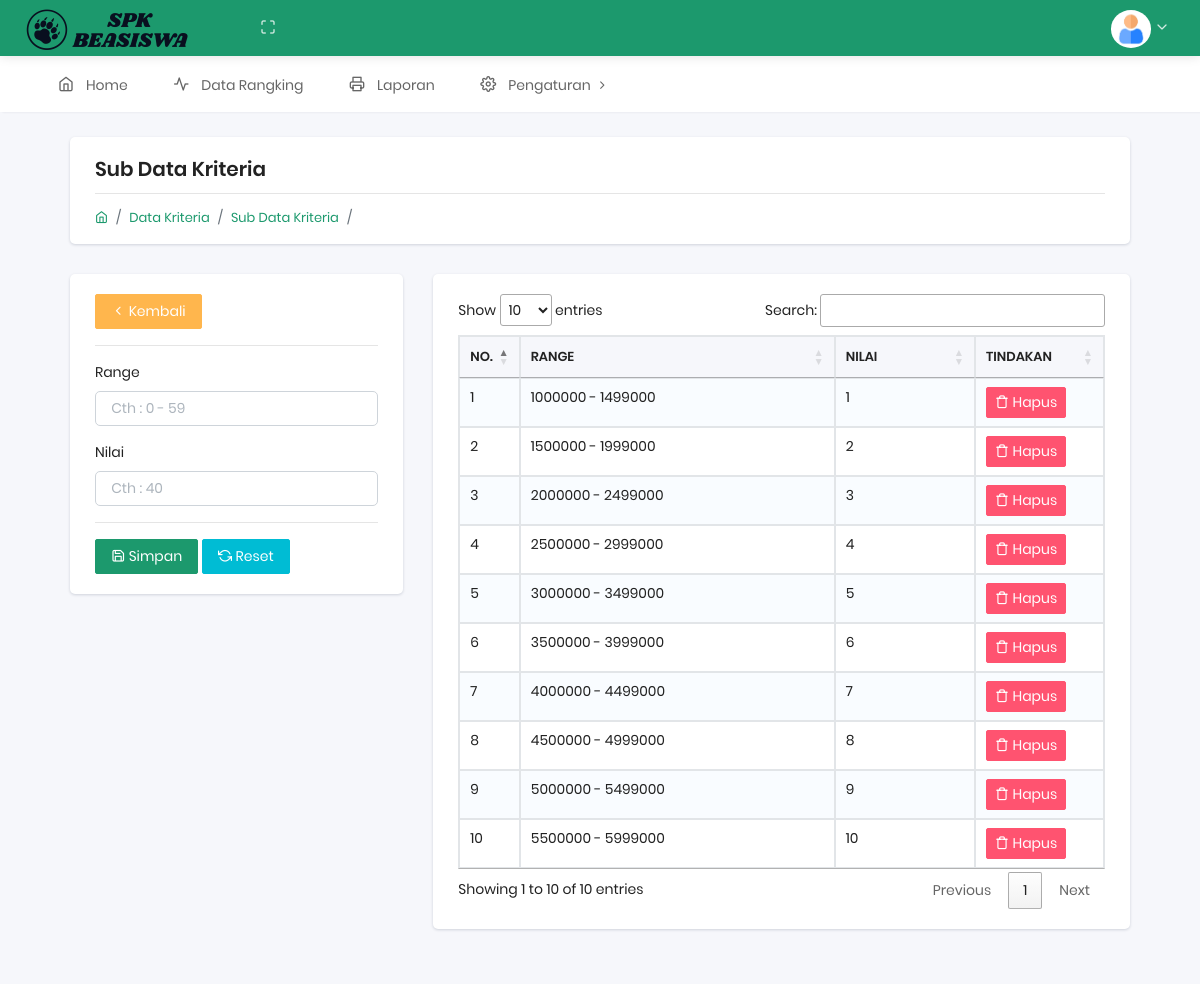
Screenshot of /sub_kriteria.php?id=1 with the database file from the repository.
### tables this page shows
CREATE TABLE `tbl_sub_kriteria` (
  `id_sub_kriteria` int(11) NOT NULL,
  `id_kriteria` int(11) NOT NULL,
  `range_n` varchar(30) NOT NULL,
  `kategori` varchar(30) NOT NULL,
  `nilai` double NOT NULL
);

### config/class.php (called while the page is built, shortened)
<?php
$mysqli = new mysqli("localhost","root","","spkh");
class kriteria
{
	public $koneksi;
	function __construct($mysqli)
	{
		$this->koneksi=$mysqli;
	}
	function sub($id_kriteria)
	{
		$semuadata=array();
		$ambildata = $this->koneksi-> query("SELECT * FROM tbl_sub_kriteria WHERE id_kriteria='$id_kriteria'");
		while ($pecahdata=$ambildata->fetch_assoc())
		{
			$semuadata[]=$pecahdata;
		}
		return $semuadata;
	}
}
$kriteria = new kriteria($mysqli);

### sub_kriteria.php (the view, shortened to what this page needs)
<?php include 'config/class.php'; ?>
<?php include 'head.php'; ?>
<?php include 'nav.php'; ?>
<?php include 'header.php'; ?>
<?php
$id_kriteria = $_GET['id'];
$data = $kriteria->sub($id_kriteria);
$detail = $kriteria->detail($id_kriteria);
?>
<div class="pcoded-main-container">
  <div class="pcoded-wrapper container">
    <div class="pcoded-content">
      <div class="pcoded-inner-content">
        <div class="main-body">
          <div class="page-wrapper">
            <div class="page-header">
              <div class="page-block">
                <div class="row align-items-center">
                  <div class="col-md-12">
                    <div class="page-header-title">
                      <h5 class="m-b-10">Sub Data Kriteria</h5>
                    </div>
                    <ul class="breadcrumb">
                      <li class="breadcrumb-item"><a href="index.html"><i class="feather icon-home"></i></a></li>
                      <li class="breadcrumb-item"><a href="#!">Data Kriteria</a></li>
                      <li class="breadcrumb-item"><a href="#!">Sub Data Kriteria</a></li>
                      <li class="breadcrumb-item"><a href="#!"><?= $detail['nama_kriteria'] ?></a></li>
                    </ul>
                  </div>
                </div>
              </div>
            </div>
            <div class="row">
              <div class="col-sm-4">
                <div class="card">
                  <div class="card-body">
                    <a href="kriteria.php" class="btn btn-warning"><i class="feather icon-chevron-left"></i> Kembali</a>
                    <hr>
                    <form method="post" enctype="multipart/form-data">
                      <div class="form-group">
                        <label for="">Range</label>
                        <input type="text" name="range" class="form-control" placeholder="Cth : 0 - 59" required="">
                      </div>
                      <div class="form-group">
                        <label for="">Nilai</label>
                        <input type="text" name="nilai" class="form-control" placeholder="Cth : 40" required="">
                      </div>
                      <hr>
                      <button name="simpan" class="btn btn-primary"><i class="feather icon-save"></i> Simpan</button>
                      <button type="reset" class="btn btn-info"><i class="feather icon-refresh-ccw"></i> Reset</button>
                    </form>
                 </div>
               </div>
             </div>
             <div class="col-sm-8">
              <div class="card">
                <div class="card-body">
                  <table class="table table-striped table-bordered" id="example">
                    <thead>
                      <tr>
                        <th>No.</th>
                        <th>Range</th>
                        <th>Nilai</th>
                        <th>Tindakan</th>
                      </tr>
                    </thead>
                    <tbody>
                      <?php foreach ($data as $key => $value): ?>
                        <tr>
                          <td width="6%"><?= $key+1 ?></td>
                          <td><?= $value['range_n'] ?></td>
                          <td><?= $value['nilai'] ?></td>
                          <td width="20%">
                            <a href="hapus.php?id_sub_kriteria=<?= $value['id_sub_kriteria'] ?>&id_krt=<?= $value['id_kriteria'] ?>" class="btn btn-danger btn-sm hapus-kriteria"><i class="feather icon-trash"></i> Hapus</a>
                          </td>
                        </tr>
                      <?php endforeach ?>
                    </tbody>
                  </table>
                </div>
              </div>
            </div>
          </div>
        </div>
      </div>
    </div>
  </div>
</div>
</div>
<?php include 'footer.php'; ?>

### rows the page displays
tbl_sub_kriteria: range_n "1000000 - 1499000", nilai "1"
tbl_sub_kriteria: range_n "1500000 - 1999000", nilai "2"
tbl_sub_kriteria: range_n "2000000 - 2499000", nilai "3"
tbl_sub_kriteria: range_n "2500000 - 2999000", nilai "4"
tbl_sub_kriteria: range_n "3000000 - 3499000", nilai "5"
tbl_sub_kriteria: range_n "3500000 - 3999000", nilai "6"
tbl_sub_kriteria: range_n "4000000 - 4499000", nilai "7"
tbl_sub_kriteria: range_n "4500000 - 4999000", nilai "8"
tbl_sub_kriteria: range_n "5000000 - 5499000", nilai "9"
tbl_sub_kriteria: range_n "5500000 - 5999000", nilai "10"
